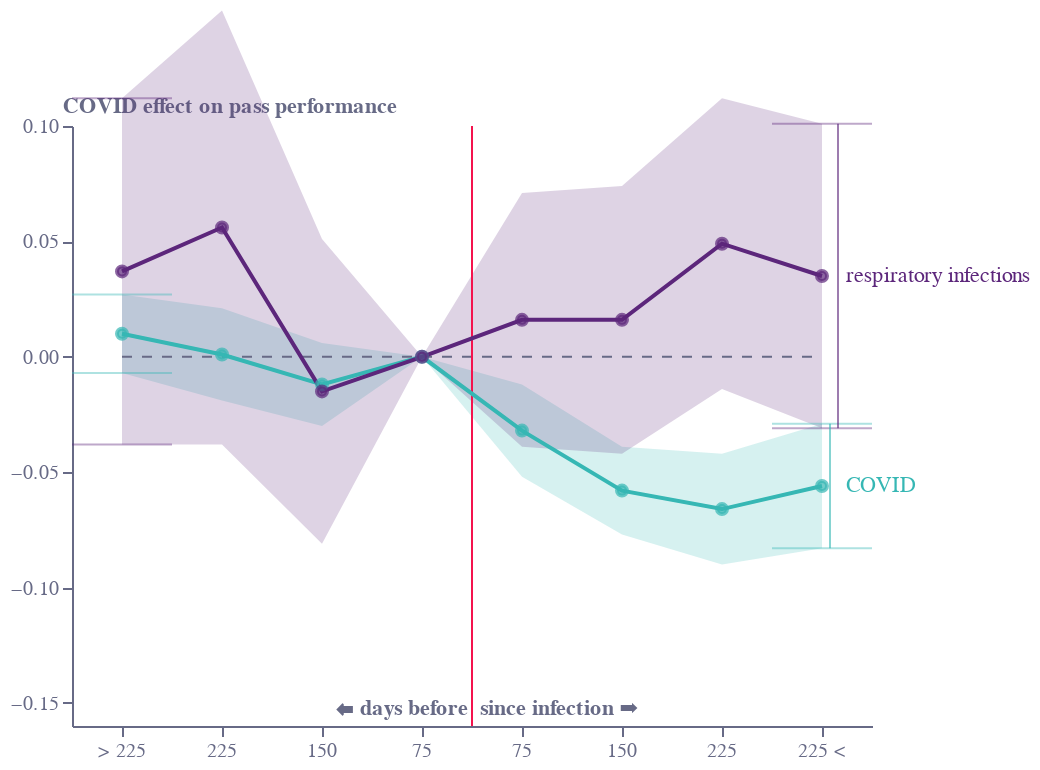

Notebook cell for this chart:
### Code cell
base = alt.Chart(f6b).encode(
    color=alt.Color(
        "c:N",
        legend=None,
        scale=alt.Scale(
            range=[colors["eco-purple"], colors["eco-turquiose"]]
        ),
    ),
    x=alt.X(
        "x:N",
        sort=[],
        axis=alt.Axis(
            grid=False,
            titleAlign="center",
            titleAnchor="middle",
            title="⬅ days before  since infection ➡",
            titleY=-15,
            titleX=207,
            labelColor=colors["eco-gray"],
            titleColor=colors["eco-gray"],
            tickColor=colors["eco-gray"],
            domainColor=colors["eco-gray"],
            tickCount=10,
            orient="bottom",
            labelAngle=0,
        ),
    ),
)
line = base.mark_line().encode(
    y=alt.Y(
        "y:Q",
        sort=[],
        axis=alt.Axis(
            grid=False,
            title="COVID effect on pass performance",
            titleX=-5,
            titleY=-5,
            titleBaseline="bottom",
            titleAngle=0,
            titleAlign="left",
            labelColor=colors["eco-gray"],
            titleColor=colors["eco-gray"],
            tickColor=colors["eco-gray"],
            domainColor=colors["eco-gray"],
        ),
        scale=alt.Scale(domain=[-0.16, 0.1]),
    )
)
points = line.mark_point(size=25,).encode(
    fill=alt.Color(
        "c:N",
        legend=None,
        scale=alt.Scale(
            range=[colors["eco-purple"], colors["eco-turquiose"]]
        ),
    )
)
area = base.mark_area(opacity=0.2, color=colors["eco-turquiose"]).encode(
    y="e1:Q", y2="e2:Q"
)
axis1 = (
    alt.Chart(pd.DataFrame([{"x": "> 225", "y": 0}, {"x": "225 <", "y": 0}]))
    .mark_line(strokeWidth=1, strokeDash=[5, 5], color=colors["eco-gray"])
    .encode(x=alt.X("x:N", sort=[]), y="y:Q")
)
axis2 = (
    alt.Chart(pd.DataFrame([{"x": "75", "y": -0.16}, {"x": "75", "y": 0.1}]))
    .mark_line(strokeWidth=1, xOffset=25, color=colors["eco-dot"])
    .encode(x=alt.X("x:N", sort=[]), y="y:Q")
)
ebar = (
    base.mark_errorbar(
        opacity=0.4, color=colors["eco-turquiose"], ticks=True, rule=False
    )
    .encode(y=alt.Y("e1:Q", axis=alt.Axis(title="")), y2="e2:Q")
    .transform_filter('datum.x=="225 <"|datum.x=="> 225"')
)
text = (
    line.mark_text(xOffset=12, align="left")
    .encode(text="c2:N")
    .transform_filter('datum.x=="225 <"')
    .transform_calculate(
        c2='datum.c=="red"?"COVID":datum.c=="blue"?"respiratory infections":datum.c'
    )
)
rule1 = (
    ebar.mark_rule(xOffset=4, opacity=0.6)
    .transform_filter('datum.x=="225 <"')
    .transform_filter('datum.c=="red"')
)
rule2 = (
    ebar.mark_rule(xOffset=8, opacity=0.6)
    .transform_filter('datum.x=="225 <"')
    .transform_filter('datum.c=="blue"')
)
layer1 = (
    (
        (area + ebar + axis1 + axis2 + text + rule1+rule2+line + points ).properties(
            height=300, width=400
        )
    )
    .configure_view(stroke=None)
    .properties(title="")
)
layer1.save("visualisation/" + f + ".json")
layer1.save("visualisation/" + f + ".png")
open("README.md", "a").write(readme)
layer1

### Figure 1 — Vega-Lite specification as saved in the notebook (floating-point values rounded to 4 significant figures)
{"config": {"view": {"continuousWidth": 400, "continuousHeight": 300, "stroke": null}}, "layer": [{"mark": {"type": "area", "color": "#36B7B4", "opacity": 0.2}, "encoding": {"color": {"type": "nominal", "field": "c", "legend": null, "scale": {"range": ["#5C267B", "#36B7B4"]}}, "x": {"type": "nominal", "axis": {"domainColor": "#676A86", "grid": false, "labelAngle": 0, "labelColor": "#676A86", "orient": "bottom", "tickColor": "#676A86", "tickCount": 10, "title": "⬅ days before  since infection ➡", "titleAlign": "center", "titleAnchor": "middle", "titleColor": "#676A86", "titleX": 207, "titleY": -15}, "field": "x", "sort": []}, "y": {"type": "quantitative", "field": "e1"}, "y2": {"field": "e2"}}}, {"mark": {"type": "errorbar", "color": "#36B7B4", "opacity": 0.4, "rule": false, "ticks": true}, "encoding": {"color": {"type": "nominal", "field": "c", "legend": null, "scale": {"range": ["#5C267B", "#36B7B4"]}}, "x": {"type": "nominal", "axis": {"domainColor": "#676A86", "grid": false, "labelAngle": 0, "labelColor": "#676A86", "orient": "bottom", "tickColor": "#676A86", "tickCount": 10, "title": "⬅ days before  since infection ➡", "titleAlign": "center", "titleAnchor": "middle", "titleColor": "#676A86", "titleX": 207, "titleY": -15}, "field": "x", "sort": []}, "y": {"type": "quantitative", "axis": {"title": ""}, "field": "e1"}, "y2": {"field": "e2"}}, "transform": [{"filter": "datum.x==\"225 <\"|datum.x==\"> 225\""}]}, {"data": {"name": "data-78135e502b9e420b797d9eb9fadc3c1a"}, "mark": {"type": "line", "color": "#676A86", "strokeDash": [5, 5], "strokeWidth": 1}, "encoding": {"x": {"type": "nominal", "field": "x", "sort": []}, "y": {"type": "quantitative", "field": "y"}}}, {"data": {"name": "data-3c0e2a7e89373f053187fa5f5179e513"}, "mark": {"type": "line", "color": "#F4134D", "strokeWidth": 1, "xOffset": 25}, "encoding": {"x": {"type": "nominal", "field": "x", "sort": []}, "y": {"type": "quantitative", "field": "y"}}}, {"data": {"name": "data-6242e5d477b351da021014269d42e639"}, "mark": {"type": "text", "align": "left", "xOffset": 12}, "encoding": {"color": {"type": "nominal", "field": "c", "legend": null, "scale": {"range": ["#5C267B", "#36B7B4"]}}, "text": {"type": "nominal", "field": "c2"}, "x": {"type": "nominal", "axis": {"domainColor": "#676A86", "grid": false, "labelAngle": 0, "labelColor": "#676A86", "orient": "bottom", "tickColor": "#676A86", "tickCount": 10, "title": "⬅ days before  since infection ➡", "titleAlign": "center", "titleAnchor": "middle", "titleColor": "#676A86", "titleX": 207, "titleY": -15}, "field": "x", "sort": []}, "y": {"type": "quantitative", "axis": {"domainColor": "#676A86", "grid": false, "labelColor": "#676A86", "tickColor": "#676A86", "title": "COVID effect on pass performance", "titleAlign": "left", "titleAngle": 0, "titleBaseline": "bottom", "titleColor": "#676A86", "titleX": -5, "titleY": -5}, "field": "y", "scale": {"domain": [-0.16, 0.1]}, "sort": []}}, "transform": [{"filter": "datum.x==\"225 <\""}, {"calculate": "datum.c==\"red\"?\"COVID\":datum.c==\"blue\"?\"respiratory infections\":datum.c", "as": "c2"}]}, {"data": {"name": "data-6242e5d477b351da021014269d42e639"}, "mark": {"type": "rule", "opacity": 0.6, "xOffset": 4}, "encoding": {"color": {"type": "nominal", "field": "c", "legend": null, "scale": {"range": ["#5C267B", "#36B7B4"]}}, "x": {"type": "nominal", "axis": {"domainColor": "#676A86", "grid": false, "labelAngle": 0, "labelColor": "#676A86", "orient": "bottom", "tickColor": "#676A86", "tickCount": 10, "title": "⬅ days before  since infection ➡", "titleAlign": "center", "titleAnchor": "middle", "titleColor": "#676A86", "titleX": 207, "titleY": -15}, "field": "x", "sort": []}, "y": {"type": "quantitative", "axis": {"title": ""}, "field": "e1"}, "y2": {"field": "e2"}}, "transform": [{"filter": "datum.x==\"225 <\"|datum.x==\"> 225\""}, {"filter": "datum.x==\"225 <\""}, {"filter": "datum.c==\"red\""}]}, {"data": {"name": "data-6242e5d477b351da021014269d42e639"}, "mark": {"type": "rule", "opacity": 0.6, "xOffset": 8}, "encoding": {"color": {"type": "nominal", "field": "c", "legend": null, "scale": {"range": ["#5C267B", "#36B7B4"]}}, "x": {"type": "nominal", "axis": {"domainColor": "#676A86", "grid": false, "labelAngle": 0, "labelColor": "#676A86", "orient": "bottom", "tickColor": "#676A86", "tickCount": 10, "title": "⬅ days before  since infection ➡", "titleAlign": "center", "titleAnchor": "middle", "titleColor": "#676A86", "titleX": 207, "titleY": -15}, "field": "x", "sort": []}, "y": {"type": "quantitative", "axis": {"title": ""}, "field": "e1"}, "y2": {"field": "e2"}}, "transform": [{"filter": "datum.x==\"225 <\"|datum.x==\"> 225\""}, {"filter": "datum.x==\"225 <\""}, {"filter": "datum.c==\"blue\""}]}, {"data": {"name": "data-6242e5d477b351da021014269d42e639"}, "mark": "line", "encoding": {"color": {"type": "nominal", "field": "c", "legend": null, "scale": {"range": ["#5C267B", "#36B7B4"]}}, "x": {"type": "nominal", "axis": {"domainColor": "#676A86", "grid": false, "labelAngle": 0, "labelColor": "#676A86", "orient": "bottom", "tickColor": "#676A86", "tickCount": 10, "title": "⬅ days before  since infection ➡", "titleAlign": "center", "titleAnchor": "middle", "titleColor": "#676A86", "titleX": 207, "titleY": -15}, "field": "x", "sort": []}, "y": {"type": "quantitative", "axis": {"domainColor": "#676A86", "grid": false, "labelColor": "#676A86", "tickColor": "#676A86", "title": "COVID effect on pass performance", "titleAlign": "left", "titleAngle": 0, "titleBaseline": "bottom", "titleColor": "#676A86", "titleX": -5, "titleY": -5}, "field": "y", "scale": {"domain": [-0.16, 0.1]}, "sort": []}}}, {"data": {"name": "data-6242e5d477b351da021014269d42e639"}, "mark": {"type": "point", "size": 25}, "encoding": {"color": {"type": "nominal", "field": "c", "legend": null, "scale": {"range": ["#5C267B", "#36B7B4"]}}, "fill": {"type": "nominal", "field": "c", "legend": null, "scale": {"range": ["#5C267B", "#36B7B4"]}}, "x": {"type": "nominal", "axis": {"domainColor": "#676A86", "grid": false, "labelAngle": 0, "labelColor": "#676A86", "orient": "bottom", "tickColor": "#676A86", "tickCount": 10, "title": "⬅ days before  since infection ➡", "titleAlign": "center", "titleAnchor": "middle", "titleColor": "#676A86", "titleX": 207, "titleY": -15}, "field": "x", "sort": []}, "y": {"type": "quantitative", "axis": {"domainColor": "#676A86", "grid": false, "labelColor": "#676A86", "tickColor": "#676A86", "title": "COVID effect on pass performance", "titleAlign": "left", "titleAngle": 0, "titleBaseline": "bottom", "titleColor": "#676A86", "titleX": -5, "titleY": -5}, "field": "y", "scale": {"domain": [-0.16, 0.1]}, "sort": []}}}], "data": {"name": "data-6242e5d477b351da021014269d42e639"}, "height": 300, "title": "", "width": 400, "$schema": "https://vega.github.io/schema/vega-lite/v4.8.1.json", "datasets": {"data-6242e5d477b351da021014269d42e639": [{"x": "> 225", "y": 0.01, "e": 0.017, "c": "red", "e1": -0.007, "e2": 0.027}, {"x": "225", "y": 0.001, "e": 0.02, "c": "red", "e1": -0.019, "e2": 0.021}, {"x": "150", "y": -0.012, "e": 0.018, "c": "red", "e1": -0.03, "e2": 0.006}, {"x": "75", "y": 0.0, "e": 0.0, "c": "red", "e1": 0.0, "e2": 0.0}, {"x": " 75", "y": -0.032, "e": 0.02, "c": "red", "e1": -0.052, "e2": -0.012}, {"x": " 150", "y": -0.058, "e": 0.019, "c": "red", "e1": -0.077, "e2": -0.039}, {"x": " 225", "y": -0.066, "e": 0.024, "c": "red", "e1": -0.09, "e2": -0.042}, {"x": "225 <", "y": -0.056, "e": 0.027, "c": "red", "e1": -0.083, "e2": -0.029}, {"x": "> 225", "y": 0.037, "e": 0.075, "c": "blue", "e1": -0.038, "e2": 0.112}, {"x": "225", "y": 0.056, "e": 0.094, "c": "blue", "e1": -0.038, "e2": 0.15}, {"x": "150", "y": -0.015, "e": 0.066, "c": "blue", "e1": -0.081, "e2": 0.051}, {"x": "75", "y": 0.0, "e": 0.0, "c": "blue", "e1": 0.0, "e2": 0.0}, {"x": " 75", "y": 0.016, "e": 0.055, "c": "blue", "e1": -0.039, "e2": 0.071}, {"x": " 150", "y": 0.016, "e": 0.058, "c": "blue", "e1": -0.042, "e2": 0.074}, {"x": " 225", "y": 0.049, "e": 0.063, "c": "blue", "e1": -0.014, "e2": 0.112}, {"x": "225 <", "y": 0.035, "e": 0.066, "c": "blue", "e1": -0.031, "e2": 0.101}], "data-78135e502b9e420b797d9eb9fadc3c1a": [{"x": "> 225", "y": 0}, {"x": "225 <", "y": 0}], "data-3c0e2a7e89373f053187fa5f5179e513": [{"x": "75", "y": -0.16}, {"x": "75", "y": 0.1}]}}
